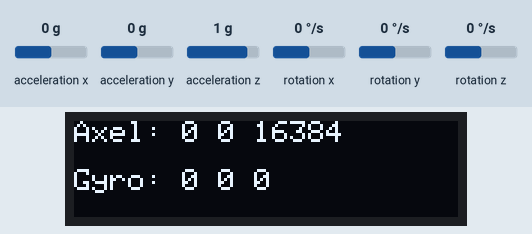
Bench run of a sketch on a simulated ESP8266 (NodeMCU). Shown: 128×32 one-colour display. Wiring (inferred from the names in the program): MPU-6050 motion sensor at I2C address 0x68. Inputs (shaded band) come from the test bench; at power-on: acceleration x 0 g, acceleration y 0 g, acceleration z 1 g, rotation x 0 °/s, rotation y 0 °/s, rotation z 0 °/s. WiFi joins after 1.5 s; servers stay silent unless stated; what the sketch prints to the serial monitor is not drawn.

Above: at 8.4 s.
8.5 s: acceleration x set to -1.4 g
At 12.0 s:
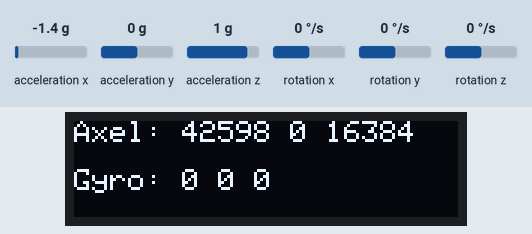
12.3 s: acceleration y set to -1.4 g
At 14.3 s:
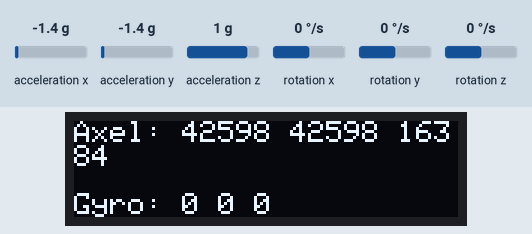
15.3 s: acceleration z set to -1.4 g
At 17.8 s:
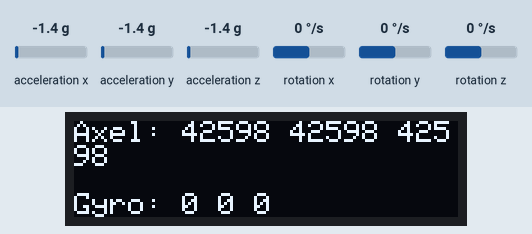
18.3 s: rotation x set to -192 °/s
At 21.0 s:
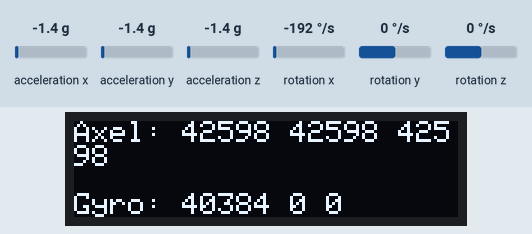
21.3 s: rotation y set to -192 °/s
At 23.6 s:
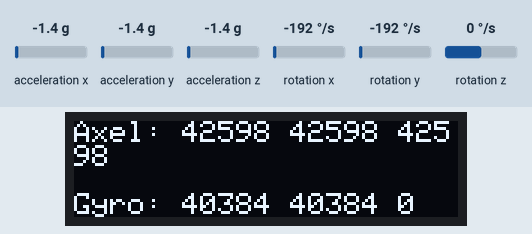
24.3 s: rotation z set to -192 °/s
At 27.0 s:
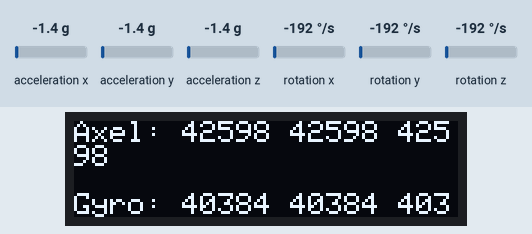
Timing chart, 0 to 28.3 s (numbered marks = the images above; inputs shaded):
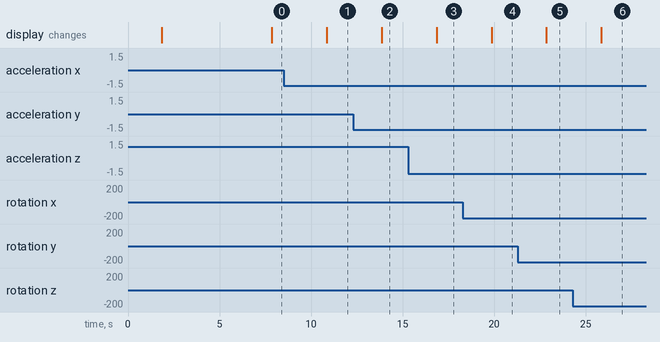

The sketch:

WiFiClientBlynkESP.ino
```cpp
#define BLYNK_TEMPLATE_ID "" //put the blynk template id
#define BLYNK_DEVICE_NAME "" //put the blynk device name
#define BLYNK_AUTH_TOKEN "" //put the blynk auth token

#include <ESP8266WiFi.h>
#include <BlynkSimpleEsp8266.h>
#include <Wire.h>
#include <Adafruit_GFX.h>
#include <Adafruit_SSD1306.h>

#ifndef STASSID
#define STASSID "" //put the wifi's name
#define STAPSK  "" //put the wifi's password
#endif

#define BLYNK_PRINT Serial

#define SCREEN_WIDTH 128 // OLED display width, in pixels
#define SCREEN_HEIGHT 32 // OLED display height, in pixels


char auth[] = BLYNK_AUTH_TOKEN;

const char* ssid = STASSID;
const char* pass = STAPSK;
const int MPU=0x68;

BlynkTimer timer;
Adafruit_SSD1306 display(SCREEN_WIDTH, SCREEN_HEIGHT, &Wire, -1);

void updateAccelerometerAndGyroscope()
{
  int AX, AY, AZ, GX, GY, GZ, Tmp;
  Wire.beginTransmission(MPU);
  Wire.write(0x3B); // starting with register 0x3B (ACCEL_XOUT_H)
  Wire.endTransmission(false);
  Wire.requestFrom(MPU,14,true); // request a total of 14 registers
  AX=Wire.read()<<8|Wire.read(); // 0x3B (ACCEL_XOUT_H) & 0x3C (ACCEL_XOUT_L)
  AY=Wire.read()<<8|Wire.read(); // 0x3D (ACCEL_YOUT_H) & 0x3E (ACCEL_YOUT_L)
  AZ=Wire.read()<<8|Wire.read(); // 0x3F (ACCEL_ZOUT_H) & 0x40 (ACCEL_ZOUT_L)
  Tmp=Wire.read()<<8|Wire.read(); // 0x41 (TEMP_OUT_H) & 0x42 (TEMP_OUT_L)
  GX=Wire.read()<<8|Wire.read(); // 0x43 (GYRO_XOUT_H) & 0x44 (GYRO_XOUT_L)
  GY=Wire.read()<<8|Wire.read(); // 0x45 (GYRO_YOUT_H) & 0x46 (GYRO_YOUT_L)
  GZ=Wire.read()<<8|Wire.read();
  Blynk.virtualWrite(V0, AX);
  Blynk.virtualWrite(V1, AY);
  Blynk.virtualWrite(V2, AZ);
  Blynk.virtualWrite(V3, GX);
  Blynk.virtualWrite(V4, GY);
  Blynk.virtualWrite(V5, GZ);
  String messageBlynk = "AX: " + String(AX) + " AY: " + String(AY) + " AZ: " + String(AZ) + "\n" + " GX: " + String(GX) + " GY: " + String(GY) + " GZ: " + String(GZ) + "\n\n";
  String messageOled = "Axel: " + String(AX) +" " + String(AY) + " " + String(AZ) + "\n\nGyro: " + String(GX) + " " + String(GY) + " " + String(GZ);
  Blynk.virtualWrite(V6, messageBlynk);
  display.clearDisplay();
  display.setCursor(0, 0);
  display.println(messageOled);
  display.display();
  Serial.println(messageOled);
}

BLYNK_CONNECTED()
{
  if(!display.begin(SSD1306_SWITCHCAPVCC, 0x3C)) { // Address 0x3D for 128x64
    Serial.println(F("SSD1306 allocation failed"));
  }
  else{
    display.clearDisplay();
    display.setTextSize(1);
    display.setTextColor(WHITE);
    display.setCursor(0, 10);
    display.println("Connected to wifi:");
    display.println(ssid);
    display.display();
    delay(3000);
  }
}

void setup() {
  Serial.begin(115200);
  Blynk.begin(auth, ssid, pass);
  timer.setInterval(3000L, updateAccelerometerAndGyroscope); //Staring a timer
  Wire.begin();
  Wire.beginTransmission(MPU);
  Wire.write(0x6B); // PWR_MGMT_1 register
  Wire.write(0); // set to zero (wakes up the MPU-6050)
  Wire.endTransmission(true);
}

void loop() {
  Blynk.run();
  timer.run();
}
```

Measured:
- after the input at 8.5 s, the display: changes after 2.4 s (image 1)
- after the input at 12.3 s, the display: changes after 1.6 s (image 2)
- after the input at 15.3 s, the display: changes after 1.6 s (image 3)
- after the input at 18.3 s, the display: changes after 1.6 s (image 4)
- after the input at 21.3 s, the display: changes after 1.6 s (image 5)
- after the input at 24.3 s, the display: changes after 1.6 s (image 6)
